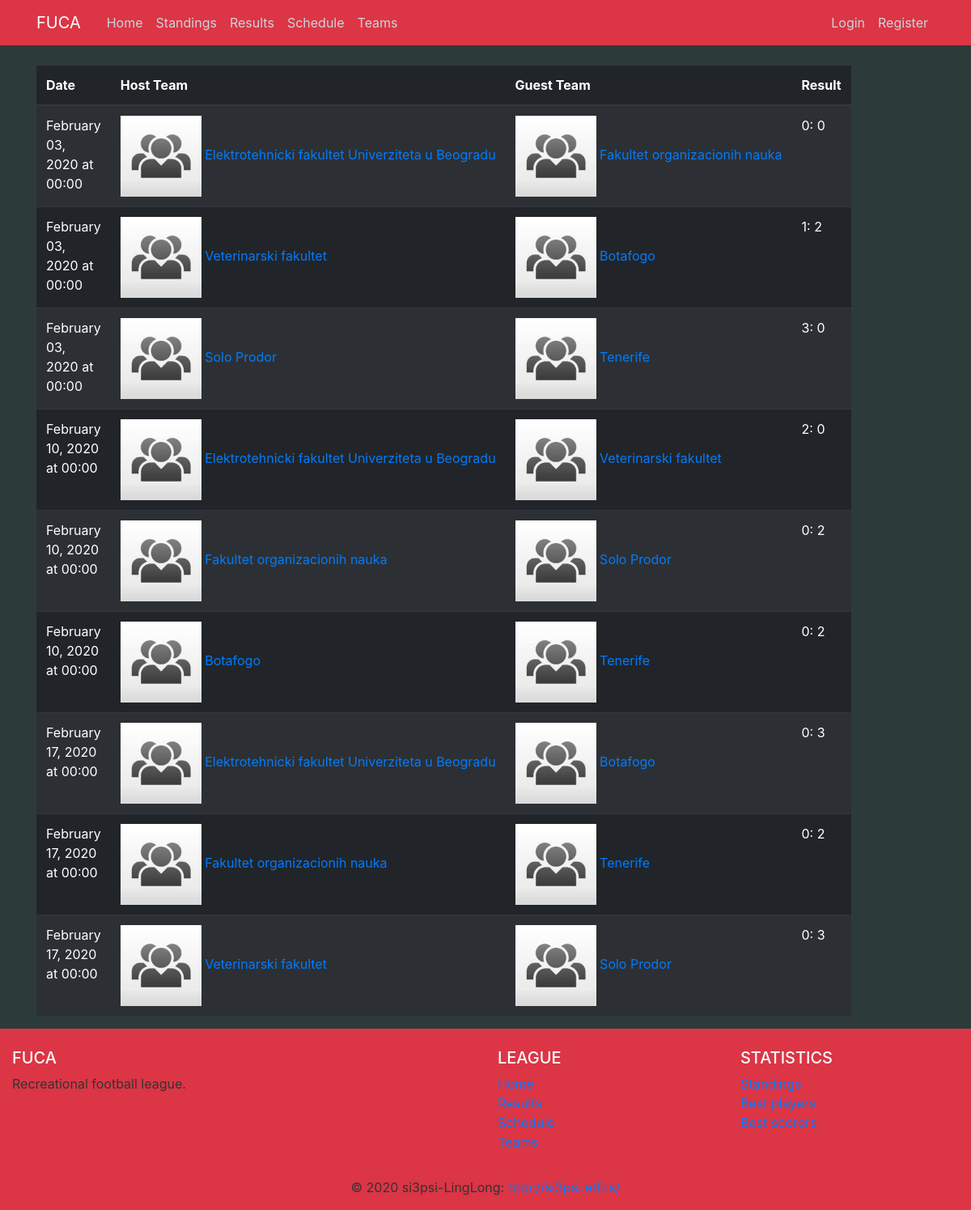
The app's page /results with its own data.
### fuca/models.py (models this page shows, shortened)
class Match(db.Model):
    __tablename__ = 'match'
    id                      = db.Column(db.Integer, primary_key=True)
    date_time               = db.Column(db.DateTime, nullable=False)
    host_team_goals         = db.Column(db.Integer, default=0)
    host_team_yellow        = db.Column(db.Integer, default=0)
    host_team_red           = db.Column(db.Integer, default=0)
    host_team_shots         = db.Column(db.Integer, default=0)
    guest_team_goals        = db.Column(db.Integer, default=0)
    guest_team_yellow       = db.Column(db.Integer, default=0)
    guest_team_red          = db.Column(db.Integer, default=0)
    guest_team_shots        = db.Column(db.Integer, default=0)
    host_team_id     = db.Column(db.Integer, db.ForeignKey('team.id'), nullable=False)
    guest_team_id    = db.Column(db.Integer, db.ForeignKey('team.id'), nullable=False)
    statistics  = db.relationship('Statistics', backref='match', lazy=True)

class Team(db.Model):
    __tablename__ = 'team'
    id          = db.Column(db.Integer,     primary_key=True)
    name        = db.Column(db.String(100), nullable=False, unique=True)
    matches     = db.Column(db.Integer,     nullable=False, default=0)
    wins        = db.Column(db.Integer,     nullable=False, default=0)
    losses      = db.Column(db.Integer,     nullable=False, default=0)
    draws       = db.Column(db.Integer,     nullable=False, default=0)
    goal_diff   = db.Column(db.Integer,     nullable=False, default=0)
    logo_image  = db.Column(db.String(20),  nullable=False, default='default.jpg')
    captain_id  = db.Column(db.Integer, db.ForeignKey('player.id'))
    host_matches    = db.relationship('Match',  backref='host_team',    lazy=True,  foreign_keys=Match.host_team_id)
    guest_matches   = db.relationship('Match',  backref='guest_team',   lazy=True,  foreign_keys=Match.guest_team_id)
    players         = db.relationship('Player', backref='team',         lazy=True,  foreign_keys=Player.team_id)

### fuca/main/routes.py (the view)
@main.route("/results")
def results():
    results = Match.query.filter(Match.date_time < datetime.now()).all()
    for result in results:
        result.host_team_logo = url_for('static', filename='images/teams/{}'.format(result.host_team.logo_image))
        result.guest_team_logo = url_for('static', filename='images/teams/{}'.format(result.guest_team.logo_image))
    return render_template('home/results.html', results=results, title='Results')

### fuca/templates/home/results.html
{% extends 'home/layout.html' %}
{% block content %}
    <table class="table table-dark table-striped table-hover">
        <thead>
            <th>Date</th>
            <th>Host Team</th>
            <th>Guest Team</th>
            <th>Result</th>
        </thead>
        {% for result in results %}
            <tr>
                <td>{{ result.date_time.strftime('%B %d, %Y at %H:%M') }}</td>
                <td style="white-space:nowrap">
                    <a href="{{ url_for('teams.team', id=result.host_team_id)}}">
                        <img src="{{ result.host_team_logo }}" width="100">
                        {{ result.host_team.name }}
                    </a>
                </td>
                <td style="white-space:nowrap">
                    <a href="{{ url_for('teams.team', id=result.guest_team_id)}}">
                        <img src="{{ result.guest_team_logo }}" width="100">
                        {{ result.guest_team.name }}
                    </a>
                </td>
                <td>{{ result.host_team_goals }}: {{ result.guest_team_goals }}</td>
            </tr>
        {% endfor %}
    </table>
{% endblock content %}

### fuca/static/main.css (style rules this page uses)
body { background: #fafafa; color: #333333; margin-top: 5rem; }
.dark-background { background-color:#2D3A3A; }

### records on screen
Match: date_time "February 03, 2020 at 00:00", host_team.name "Elektrotehnicki fakultet Univerziteta u Beogradu", guest_team.name "Fakultet organizacionih nauka", host_team_goals "0", guest_team_goals "0"
Match: date_time "February 03, 2020 at 00:00", host_team.name "Veterinarski fakultet", guest_team.name "Botafogo", host_team_goals "1", guest_team_goals "2"
Match: date_time "February 03, 2020 at 00:00", host_team.name "Solo Prodor", guest_team.name "Tenerife", host_team_goals "3", guest_team_goals "0"
Match: date_time "February 10, 2020 at 00:00", host_team.name "Elektrotehnicki fakultet Univerziteta u Beogradu", guest_team.name "Veterinarski fakultet", host_team_goals "2", guest_team_goals "0"
Match: date_time "February 10, 2020 at 00:00", host_team.name "Fakultet organizacionih nauka", guest_team.name "Solo Prodor", host_team_goals "0", guest_team_goals "2"
Match: date_time "February 10, 2020 at 00:00", host_team.name "Botafogo", guest_team.name "Tenerife", host_team_goals "0", guest_team_goals "2"
Match: date_time "February 17, 2020 at 00:00", host_team.name "Elektrotehnicki fakultet Univerziteta u Beogradu", guest_team.name "Botafogo", host_team_goals "0", guest_team_goals "3"
Match: date_time "February 17, 2020 at 00:00", host_team.name "Fakultet organizacionih nauka", guest_team.name "Tenerife", host_team_goals "0", guest_team_goals "2"
Match: date_time "February 17, 2020 at 00:00", host_team.name "Veterinarski fakultet", guest_team.name "Solo Prodor", host_team_goals "0", guest_team_goals "3"
